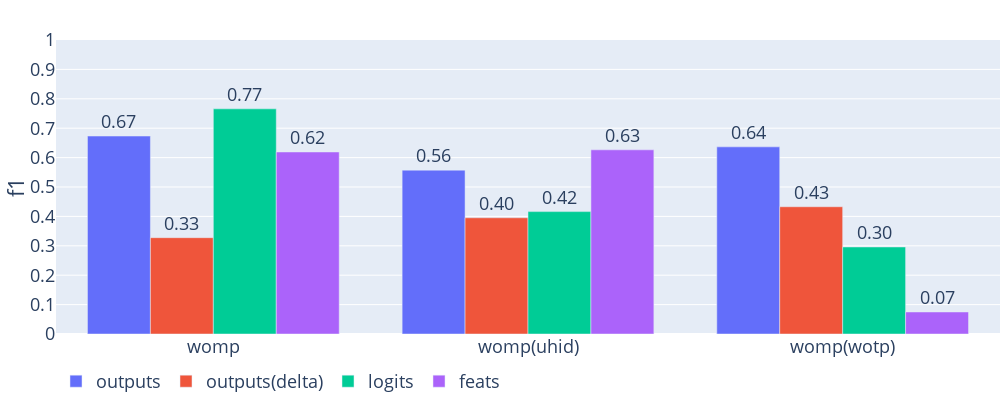

The notebook cell this image was saved under:
### Code cell
# 2023/10/31 compare dim (hp, discomfort, 1dcnn-womp)
run_names = [
    ['2-2_d_h_womp-nch2_ws30-ss5-ep20', '2-2_d_h_womp-delta1-nch2_ws30-ss5-ep20', '2-2_d_h_womp-logits-nch2_ws30-ss5-ep20', '2-2_d_h_womp-feats-nch2_ws30-ss5-ep20'],
    ['2-2_d_h_womp-nch2-uhid_ws30-ss5-ep20', '2-2_d_h_womp-delta1-nch2-uhid_ws30-ss5-ep20', '2-2_d_h_womp-logits-nch2-uhid_ws30-ss5-ep20', '2-2_d_h_womp-feats-nch2-dhid_ws30-ss5-ep20'],
    ['2-2_d_h_womp-nch2-wotp_ws30-ss5', '2-2_d_h_womp-delta1-nch2-wotp_ws30-ss5', '2-2_d_h_womp-logits-nch2-wotp_ws30-ss5', '2-2_d_h_womp-feats-nch2-wotp_ws30-ss5']
]
x_labels = ['womp', 'womp(uhid)', 'womp(wotp)']
sub_labels = ['outputs', 'outputs(delta)', 'logits', 'feats']
get_result_bar_graph(run_names, x_labels, sub_labels, 'f1', size=(1000, 400), epoch=10)

### Figure 1 — Plotly figure (JSON) as saved in the notebook; plotly's stock layout.template omitted (floating-point values rounded to 4 significant figures)
{"data": [{"alignmentgroup": "True", "hovertemplate": "sub_label=outputs<br>x_label=%{x}<br>f1=%{text}<extra></extra>", "legendgroup": "outputs", "marker": {"color": "#636efa", "pattern": {"shape": ""}}, "name": "outputs", "offsetgroup": "outputs", "orientation": "v", "showlegend": true, "text": [0.6733, 0.5574, 0.6365], "textposition": "outside", "texttemplate": "%{text:.2f}", "type": "bar", "x": ["womp", "womp(uhid)", "womp(wotp)"], "xaxis": "x", "y": [0.6733, 0.5574, 0.6365], "yaxis": "y"}, {"alignmentgroup": "True", "hovertemplate": "sub_label=outputs(delta)<br>x_label=%{x}<br>f1=%{text}<extra></extra>", "legendgroup": "outputs(delta)", "marker": {"color": "#EF553B", "pattern": {"shape": ""}}, "name": "outputs(delta)", "offsetgroup": "outputs(delta)", "orientation": "v", "showlegend": true, "text": [0.3276, 0.3953, 0.4328], "textposition": "outside", "texttemplate": "%{text:.2f}", "type": "bar", "x": ["womp", "womp(uhid)", "womp(wotp)"], "xaxis": "x", "y": [0.3276, 0.3953, 0.4328], "yaxis": "y"}, {"alignmentgroup": "True", "hovertemplate": "sub_label=logits<br>x_label=%{x}<br>f1=%{text}<extra></extra>", "legendgroup": "logits", "marker": {"color": "#00cc96", "pattern": {"shape": ""}}, "name": "logits", "offsetgroup": "logits", "orientation": "v", "showlegend": true, "text": [0.7659, 0.4163, 0.296], "textposition": "outside", "texttemplate": "%{text:.2f}", "type": "bar", "x": ["womp", "womp(uhid)", "womp(wotp)"], "xaxis": "x", "y": [0.7659, 0.4163, 0.296], "yaxis": "y"}, {"alignmentgroup": "True", "hovertemplate": "sub_label=feats<br>x_label=%{x}<br>f1=%{text}<extra></extra>", "legendgroup": "feats", "marker": {"color": "#ab63fa", "pattern": {"shape": ""}}, "name": "feats", "offsetgroup": "feats", "orientation": "v", "showlegend": true, "text": [0.6191, 0.6265, 0.07493], "textposition": "outside", "texttemplate": "%{text:.2f}", "type": "bar", "x": ["womp", "womp(uhid)", "womp(wotp)"], "xaxis": "x", "y": [0.6191, 0.6265, 0.07493], "yaxis": "y"}], "layout": {"barmode": "group", "font": {"size": 18}, "height": 400, "legend": {"font": {"size": 18}, "orientation": "h", "title": {"text": ""}, "tracegroupgap": 0}, "margin": {"b": 0, "l": 0, "r": 0, "t": 40}, "width": 1000, "xaxis": {"anchor": "y", "domain": [0, 1], "title": {"text": ""}}, "yaxis": {"anchor": "x", "domain": [0, 1], "dtick": 0.1, "range": [0, 1], "title": {"text": "f1"}}}}
